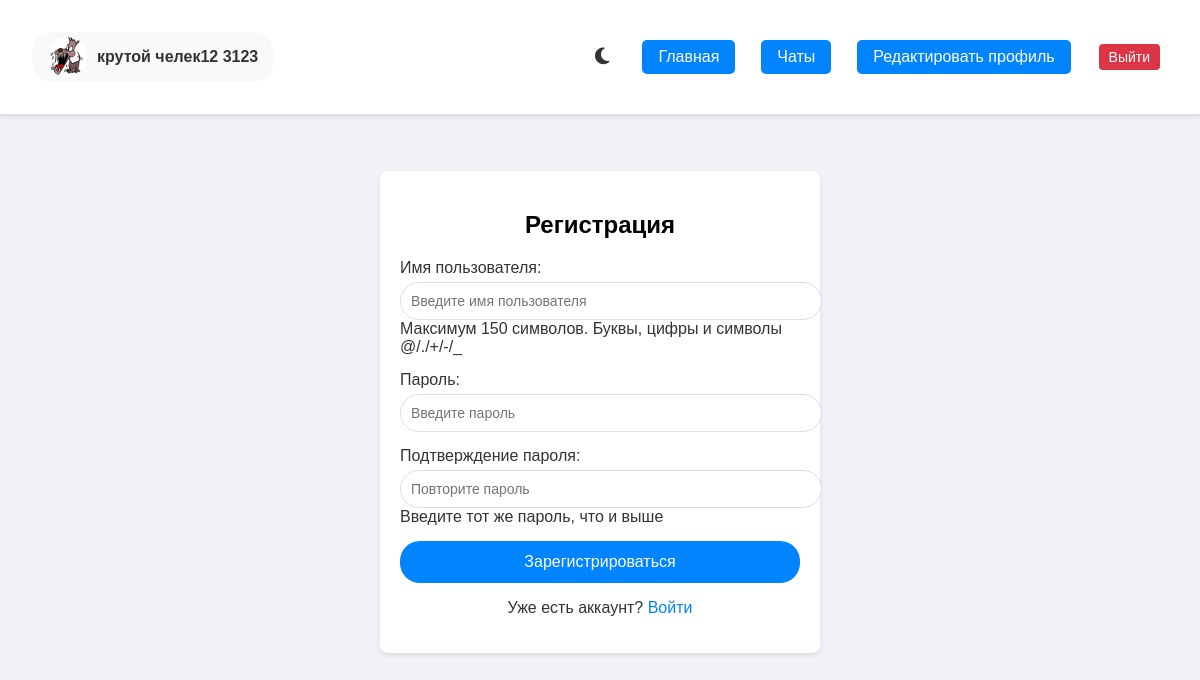
Page /register/ (signed in) on the committed database.
### messenger/models.py (models this page shows, shortened)
class User(AbstractUser):
    username = models.CharField(max_length=255, unique=True)
    bio = models.TextField(blank=True)
    avatar = models.ImageField(upload_to='avatars/', null=True, blank=True)
    name = models.CharField(max_length=255, blank=True)

class Profile(models.Model):
    user = models.OneToOneField(User, on_delete=models.CASCADE)
    avatar = models.ImageField(upload_to='avatars/', null=True, blank=True)
    bio = models.TextField(blank=True)
    description = models.TextField(max_length=500, blank=True)
    name = models.CharField(max_length=100, blank=True, default='')
    last_activity = models.DateTimeField(auto_now=True)

### messenger/views.py (the view)
# urls.py: path('register/', views.register, name='register'),
@ensure_csrf_cookie  # This ensures the CSRF cookie is always set
def register(request):
    if request.method == 'POST':
        form = CustomUserCreationForm(request.POST)
        if form.is_valid():
            user = form.save()
            login(request, user)
            if request.headers.get('X-Requested-With') == 'XMLHttpRequest':
                return JsonResponse({'status': 'success', 'redirect': '/'})
            return redirect('index')
        else:
            if request.headers.get('X-Requested-With') == 'XMLHttpRequest':
                return JsonResponse({'status': 'error', 'errors': form.errors})
    else:
        form = CustomUserCreationForm()
    csrf_token = get_token(request)
    print("Current CSRF Token:", csrf_token)
    return render(request, 'registration/register.html', {
        'form': form,
        'csrf_token': csrf_token
    })

### messenger/forms.py (shortened to what this page needs)
class CustomUserCreationForm(UserCreationForm):
    username = forms.CharField(
        label='Имя пользователя',
        help_text='Максимум 150 символов. Буквы, цифры и символы @/./+/-/_',
        widget=forms.TextInput(attrs={'placeholder': 'Введите имя пользователя'})
    )
    password1 = forms.CharField(
        label='Пароль',
        widget=forms.PasswordInput(attrs={'placeholder': 'Введите пароль'})
    )
    password2 = forms.CharField(
        label='Подтверждение пароля',
        widget=forms.PasswordInput(attrs={'placeholder': 'Повторите пароль'}),
        help_text='Введите тот же пароль, что и выше'
    )
    class Meta:
        model = User
        fields = ('username', 'password1', 'password2')
    def __init__(self, *args, **kwargs):
        super().__init__(*args, **kwargs)
        self.fields['password1'].help_text = ''

### messenger/templates/registration/register.html (shortened to what this page needs)
{% extends 'messenger/base.html' %}
{% block content %}
<div class="auth-container">
    <h2>Регистрация</h2>
    <form method="post" id="registrationForm" class="auth-form">
        {{ form.as_p }}
        <button type="submit">Зарегистрироваться</button>
    </form>
    <div class="auth-links">
        <p>Уже есть аккаунт? <a href="{% url 'login' %}">Войти</a></p>
    </div>
</div>
{% endblock %}

### messenger/templates/messenger/base.html (shortened to what this page needs)
<!DOCTYPE html>
<html>
<head>
    <link rel="stylesheet" href="https://cdnjs.cloudflare.com/ajax/libs/font-awesome/6.5.1/css/all.min.css">
</head>
<body>
    <nav class="navbar">
        <div class="container nav-container">
            {% if user.is_authenticated %}
            <div class="profile-section">
                <div class="user-item">
                    {% if user.profile and user.profile.avatar %}
                        <img src="{{ user.profile.avatar.url }}" alt="Avatar" class="user-avatar">
                    {% else %}
                        <div class="default-avatar">{{ user.username|first|upper }}</div>
                    {% endif %}
                    <div class="user-info">
                        <span class="user-name">{% if user.profile.name %}{{ user.profile.name }}{% else %}{{ user.username }}{% endif %}</span>
                    </div>
                </div>
            </div>
            {% endif %}
            <div class="nav-links">
                <div class="theme-switch" onclick="toggleTheme()">
                    <i class="fas fa-moon"></i>
                </div>
                <a href="{% url 'main' %}" class="btn">Главная</a>
                {% if user.is_authenticated %}
                    <a href="{% url 'chat_list' %}" class="btn">Чаты</a>
                    <a href="{% url 'profile_edit' %}" class="btn">Редактировать профиль</a>
                    <form method="post" action="{% url 'logout' %}" class="logout-form">
                        <button type="submit" class="btn logout-btn">Выйти</button>
                    </form>
                {% else %}
                    <a href="{% url 'login' %}" class="btn">Войти</a>
                {% endif %}
            </div>
        </div>
    </nav>
    <div class="container">
        {% block content %}
        {% endblock %}
    </div>
</body>
</html>

### messenger/templates/messenger/base.html (style rules this page uses)
:root[data-theme="light"] { --bg-color: #f0f2f5; --nav-bg: #ffffff; --text-color: #333; --message-received-bg: #e9ecef; --message-received-text: #000; --message-sent-bg: #0084ff; --message-sent-text: #fff; --input-bg: #fff; --border-color: #dee2e6; }
body { overflow-y: hidden; height: 100vh; margin: 0; padding: 0; font-family: Arial, sans-serif; background-color: var(--bg-color); color: var(--text-color); }
.navbar { background-color: var(--nav-bg); padding: 1rem; box-shadow: 0 2px 4px rgba(0,0,0,0.1); border-bottom: 1px solid var(--border-color); }
.container { max-width: 1200px; margin: 0 auto; padding: 1rem; }
.btn { display: inline-block; padding: 0.5rem 1rem; background-color: #0084ff; color: white; text-decoration: none; border-radius: 5px; margin: 0.5rem; }
.user-item { display: flex; align-items: center; gap: 10px; }
.user-avatar { width: 40px; height: 40px; border-radius: 50%; object-fit: cover; }
.user-info { flex: 1; }
.user-name { font-weight: bold; color: #333; }
.edit-profile-btn, .logout-btn { padding: 5px 10px; text-decoration: none; border-radius: 4px; font-size: 14px; }
.logout-btn { background-color: #dc3545; color: white; margin-left: 10px; }
.nav-container { display: flex; justify-content: space-between; align-items: center; }
.profile-section { display: flex; align-items: center; }
.nav-links { display: flex; align-items: center; gap: 10px; }
.logout-form { display: inline; margin: 0; }
.logout-form button { border: none; cursor: pointer; }
.user-item { display: flex; align-items: center; gap: 10px; padding: 5px 15px; background-color: #f8f9fa; border-radius: 20px; }
.user-info { display: flex; flex-direction: column; }
.navbar { position: sticky; top: 0; z-index: 1000; }
.theme-switch { display: flex; align-items: center; margin-right: 15px; cursor: pointer; }
.theme-switch i { font-size: 1.2em; color: var(--text-color); }

### messenger/templates/registration/register.html (style rules this page uses)
.auth-container { max-width: 400px; margin: 40px auto; padding: 20px; background: white; border-radius: 8px; box-shadow: 0 2px 4px rgba(0,0,0,0.1); }
.auth-container h2 { color: #000; text-align: center; margin-bottom: 20px; }
.auth-form { display: flex; flex-direction: column; gap: 15px; }
.auth-form p { margin: 0; }
.auth-form label { display: block; margin-bottom: 5px; color: #333; }
.auth-form input { width: 100%; padding: 10px; border: 1px solid #ddd; border-radius: 20px; font-size: 14px; }
.auth-form button { background: #0084ff; color: white; padding: 12px; border: none; border-radius: 20px; cursor: pointer; font-size: 16px; transition: background 0.2s; }
.auth-links { text-align: center; margin-top: 15px; }
.auth-links a { color: #0084ff; text-decoration: none; }

### rows in the picture
User: profile.avatar (picture), profile.name "крутой челек12 3123"
